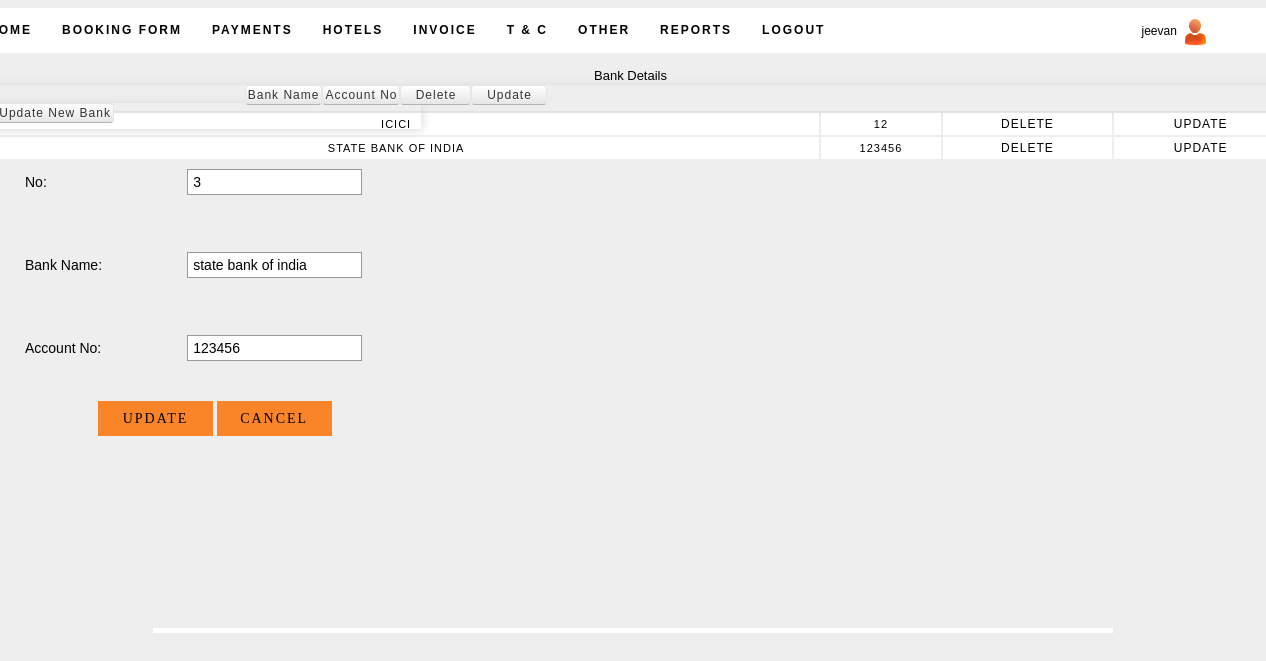
Before: /tours_pvt/upbank.php?id_u=4 (signed in) with the older database file.
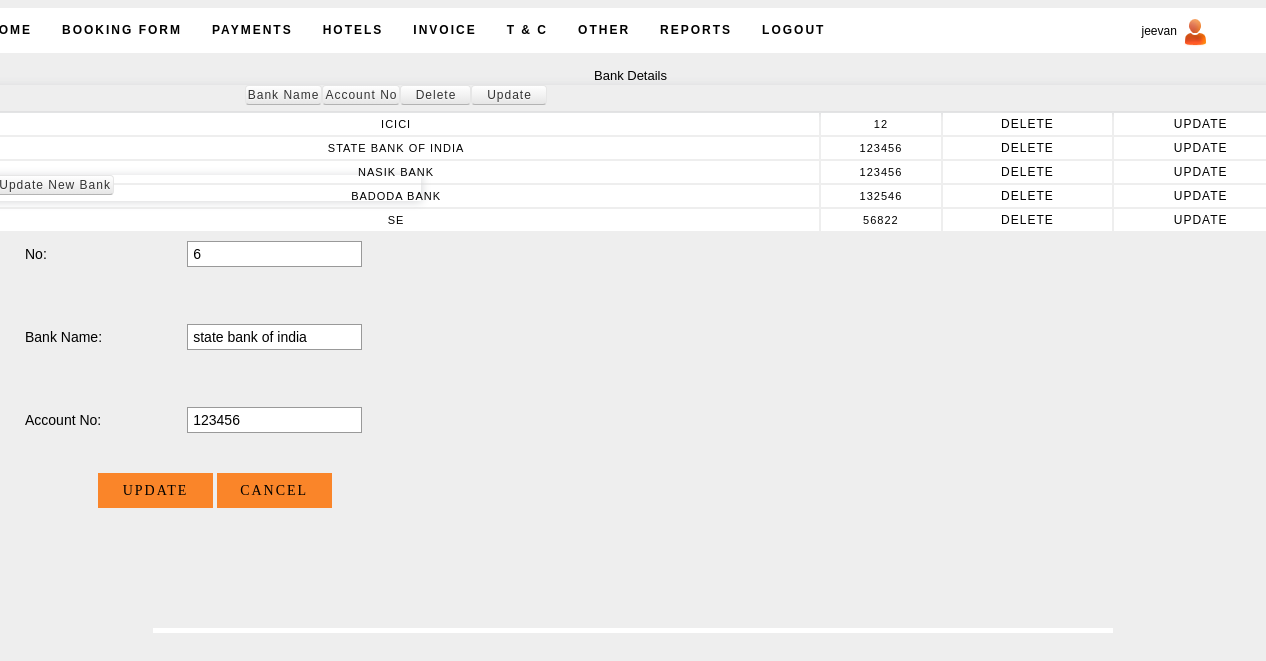
After: the same page with the newer database file.
### tables this page shows
CREATE TABLE IF NOT EXISTS `bank_info` (
  `bank_id` int(11) NOT NULL AUTO_INCREMENT,
  `bank_name` varchar(100) NOT NULL,
  `bank_acc` bigint(11) NOT NULL,
  PRIMARY KEY (`bank_id`)
);

### tours_pvt/upbank.php (the view, shortened to what this page needs)
<?php
$up=$_REQUEST['id_u'];
$qry_u="select * from bank_info where bank_id='$up'";
$res_u=mysql_query($qry_u);
$row_u=mysql_fetch_array($res_u);
$qry_d="select * from bank_info";
$res_d=mysql_query($qry_d);
$count=mysql_num_rows($res_d);
?>
<html>
<head>
<link rel="stylesheet" href="../styles2.css" type="text/css" />
<link rel="stylesheet" type="text/css" href="../css/style.css" media="screen" />
</head>
<body>
<div id="container">
	 <div id="sub-header">
    	<?php
			include("include/p_header.php");
		?>
       	<br />
		<div class="quotation"><center>Bank Details</center></div>
        <div>
        <br />
        <table class="detail">
        <tr class="menu_header">
        <td>Bank Name</td>
        <td>Account No</td>
        <td width="65">Delete</td>
        <td width="70">Update</td>
        </tr>
        <?php
		while($row_d=mysql_fetch_array($res_d))
		{
			echo "<tr class='pagi'>";
			echo "<td>";
			echo $row_d[1];
			echo "</td>";
			echo "<td>";
			echo $row_d[2];
			echo "</td>";
			echo "<td class='print'>";
			echo "<a href='addbank.php?id_d=$row_d[0]'>Delete</a>";
			echo "</td>";
			echo "<td class='print'>";
			echo "<a href='upbank.php?id=$row_d[0]'>Update</a>";
			echo "</td>";
			echo "</tr>";
		}
		?>
        </table>
        <form name="form1" action="" method="post">
        <table class="pay">
        <tr class="menu_header"><td colspan="2">Update New Bank</td></tr>
        <tr>
        <td class="l_form">No:</td>
        <td><input id="ename" type="text" readonly class="q_in" value="<?php echo $count+1; ?>"></td>
        </tr>
         <tr>
        <td class="l_form">Bank Name:</td>
        <td><input type="text" name="t1" class="q_in" value="<?php echo "$row_u[1]";?>"></td>
        </tr>
        <tr>
        <td class="l_form">Account No:</td>
        <td><input type="text" name="t2" class="q_in" value="<?php echo "$row_u[2]";?>"></td>
        </tr>
        </table>
        <div class="pay_button">
         <input name="e_add" class="formbutton" value=" Update " type="submit" onClick="javascript:return validateMyForm();" />
         <input name="e_can" class="formbutton" value="Cancel" type="submit" />
        </div>
        </form>
    </div>
    </div>
    </div>
 <div id="footer">
    </div>
</body>
</html>

Changed rows visible on the page:
added bank_info: bank_name "NASIK BANK", bank_acc "123456"
added bank_info: bank_name "BADODA BANK", bank_acc "132546"
added bank_info: bank_name "SE", bank_acc "56822"
Other visible differences:
form field value: "3" → "6"
